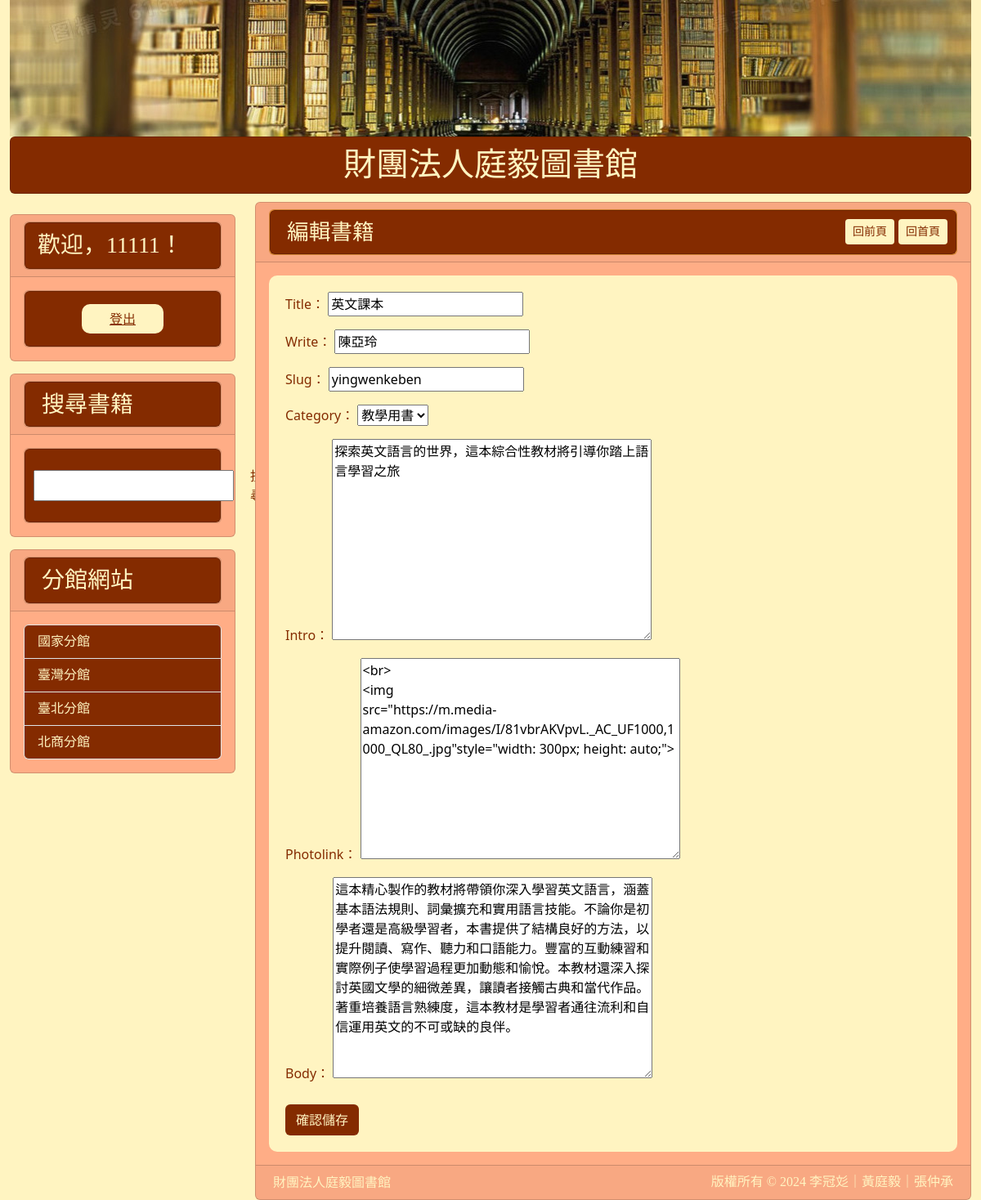
The page /edit_book/7/ (signed in) on the database its author committed.
### mysite/models.py (models this page shows, shortened)
class Post(models.Model):
    title = models.CharField(max_length=50)
    write = models.CharField(max_length=50, default="不詳")
    slug = models.CharField(max_length=200)
    bookstype=[("一般書籍","一般書籍"),("教學用書","教學用書")]
    category = models.CharField(max_length=20, choices=bookstype, default="一般書籍")
    intro = models.TextField(default="", blank=True)
    photolink = models.TextField(default="", blank=True)
    body = models.TextField()
    borrower = models.CharField(max_length=150, blank=True, null=True)
    isBorrow = models.BooleanField(_("外借中"), default=False)
    pub_date = models.DateTimeField(auto_now_add=True)
    reservations = models.ManyToManyField(User, related_name='reserved_books', blank=True)
    borrowing_records = models.ManyToManyField(BorrowingRecord, related_name='borrowed_books', blank=True)
    @property
    def formatted_is_borrow(self):
        if self.isBorrow:
            try:
                user = User.objects.get(username=self.borrower)
                return f'<span style="color: white; background-color: red; border: 1px solid white; padding: 3px; border-radius: 3px;">已出借給{user.username}</span>'
            except User.DoesNotExist:
                return f'<span style="color: white; background-color: red; border: 1px solid white; padding: 3px; border-radius: 3px;">已出借給 {self.borrower}</span>'
        elif self.is_reserved:
            reservations = self.reservations.all()
            if reservations and self.borrower != reservations[0].username:
                return '<span style="color: white; background-color: gold; border: 1px solid white; padding: 3px; border-radius: 3px;">尚有預約者</span>'
        else:
            return '<span style="color: white; background-color: green; border: 1px solid white; padding: 3px; border-radius: 3px;">可立即借閱</span>'
    formatted_is_borrow.fget.short_description = "外借狀態"
    class Meta:
        ordering = ("-pub_date",)

### mysite/views.py (the view)
# urls.py: path('edit_book/<int:book_id>/', edit_book, name='edit_book'),
@login_required
def edit_book(request, book_id):
    book = get_object_or_404(Post, id=book_id)
    if request.method == 'POST':
        form = EditBookForm(request.POST, instance=book)
        if form.is_valid():
            form.save()
            return HttpResponseRedirect(reverse('showpost', kwargs={'slug': book.slug}))
    else:
        form = EditBookForm(instance=book)
    return render(request, 'edit_book.html', {'form': form, 'book': book})

### mysite/forms.py
class EditBookForm(forms.ModelForm):
    class Meta:
        model = Post
        fields = ['title', 'write', 'slug', 'category', 'intro', 'photolink', 'body']

### templates/edit_book.html (shortened to what this page needs)
{% extends 'base.html' %}
{% block headmessage %}
    <div class="card" style="background-color:#FFA042;">
        <div class="card" style="background-color:#842B00;">
            <h3 style="font-family:微軟正黑體; font-size: 20pt; color:#FFF4C1; margin-left: 10px; margin-bottom: 0px; padding: 10px">編輯書籍
                <a class="btn btn-sm" style="background-color:#FFF4C1; color: #842B00; margin-top: 10px; float: right; margin-top: 0px; margin-right: 0px;" href='/'>回首頁</a>
                <a class="btn btn-sm" style="background-color:#FFF4C1; color: #842B00; margin-top: 10px; float: right; margin-top: 0px; margin-right: 5px;" href='{{ request.META.HTTP_REFERER }}'>回前頁</a>
            </h3>
        </div>
    </div>
{% endblock headmessage %}
{% block content %}
    <form action="" method="post" style="background-color: #FFF4C1; color: #842B00; padding: 20px; border-radius: 10px;">
          <table style="color: #842B00;">
            {{ form.as_p }}
          </table>
        <input type='submit' class="btn" style="background-color:#842B00; color: #FFF4C1; margin-top: 10px;" value='確認儲存'>
    </form>
{% endblock content %}

### templates/base.html (shortened to what this page needs)
<!DOCTYPE html>
<html>
    <head>
        <link href="https://cdn.jsdelivr.net/npm/bootstrap@5.3.2/dist/css/bootstrap.min.css" rel="stylesheet">
    </head>
    <body>
        <div class="container-fluid" style="background-color:#FFF4C1">
            {% include "header.html" %}
            <div class="row">
                <div class="col-sm-3 col-md-3">
                    <div class="card" style="background-color:#FFAD86; margin-bottom: 10px; margin-top: 15px">
                        <div class="card-header">
                            <div class="card" style="background-color:#FFAD86;">
                                <div class="card" style="background-color:#842B00;">
                                    <h3 style="font-family:微軟正黑體; color:#FFF4C1; margin-left: 10px; margin-bottom: -10px; margin-top: 5px; padding: 5px">
                                        <div id="user-info">
                                            {% if user.is_authenticated %}
                                                <p>歡迎，{{ user.username }}！</p>
                                            {% else %}
                                                <p>訪客，您好！</p>
                                            {% endif %}
                                        </div>
                                    </h3>
                                </div>
                            </div>
                        </div>
                        <div class="card-body">
                            <div class="card" style="background-color:#FFAD86;">
                                <div class="card" style="background-color:#842B00;">
                                    <div class="list-group">
                                        <div class="row">
                                            <div class="col text-center">
                                                {% if user.is_authenticated %}
                                                    <button type="submit" style="width: 100px; background-color: #FFF4C1; border: none; cursor: pointer; border-radius: 10px; margin-top: 15px; margin-bottom: 15px;">
                                                        <a style="width: 100%; display: block; color: #842B00; border-radius: 10px; padding: 5px;" href="{% url 'logout' %}"> 登出</a>
                                                    </button>
                                                {% endif %}
                                            </div>
                                        </div>
                                    </div>
                                </div>
                            </div>
                        </div>
                    </div>
                    <div class="card" style="background-color:#FFAD86; margin-bottom: 10px; margin-top: 15px">
                        <div class="card-header">
                            <div class="card" style="background-color:#FFAD86;">
                                <div class="card" style="background-color:#842B00;">
                                    <h3 style="font-family:微軟正黑體; color:#FFF4C1; margin-left: 10px; margin-bottom: 0px; padding: 10px">搜尋書籍</h3>
                                </div>
                            </div>
                        </div>
                        <div class="card-body">
                            <div class="card" style="background-color:#FFAD86;">
                                <div class="card" style="background-color:#842B00;">
                                    <div class="list-group">
                                        <form method="get" action="{% url 'search_books' %}" style="margin-top: 20px; display: flex; align-items: center; margin-top: 15px; margin-bottom: 15px; margin-left: 10px;">
                                            <input type="text" name="q" id="search" required style="margin-right: 10px;  padding: 5px;">
                                            <button type="submit" style="background-color: #FFF4C1; color: #842B00; padding: 5px 10px; border: none; cursor: pointer; border-radius: 10px;;">搜尋</button>
                                        </form>
                                    </div>
                                </div>
                            </div>
                        </div>
                    </div>
                    <div class="card" style="background-color:#FFAD86; margin-top: 15px">
                        <div class="card-header">
                            <div class="card" style="background-color:#FFAD86;">
                                <div class="card" style="background-color:#842B00;">
                                    <h3 style="font-family:微軟正黑體; color:#FFF4C1; margin-left: 10px; margin-bottom: 0px; padding: 10px">分館網站</h3>
                                </div>
                            </div>
                        </div>
                        <div class="card-body">
                            <div class="list-group">
                                <a style="font-family:微軟正黑體;color:#FFF4C1;background-color:#842B00" href="https://www.ncl.edu.tw" class="list-group-item">國家分館</a>
                                <a style="font-family:微軟正黑體;color:#FFF4C1;background-color:#842B00" href="https://www.ntl.edu.tw/mp.asp?mp=1" class="list-group-item">臺灣分館</a>
                                <a style="font-family:微軟正黑體;color:#FFF4C1;background-color:#842B00" href="https://tpml.gov.taipei" class="list-group-item">臺北分館</a>
                                <a style="font-family:微軟正黑體;color:#FFF4C1;background-color:#842B00" href="https://library.ntub.edu.tw/wSite/mp" class="list-group-item">北商分館</a>
                            </div>
                        </div>
                    </div>
                </div>
                <div class="col-sm-9 col-md-9">
                    <div class="card" style="background-color:#FFAD86">
                        <div class="card-header">
                            {% block headmessage %}
                            {% endblock %}
                        </div>
                        <div class="card-body">
                            {% block content %} {% endblock %}
                        </div>
                        <div class="card-footer">
                            {% include "footer.html" %}
                        </div>
                </div>
            </div>
        </div>
    </body>
</html>

### rows shown on the page
Post: title "英文課本", write "陳亞玲", slug "yingwenkeben", category "教學用書", intro "探索英文語言的世界，這本綜合性教材將引導你踏上語言學習之旅", photolink "<br> <img src=\"https://m.media-amazon.com/images/I/81vbrAKVpvL._AC_UF1000,1000_QL80_.jpg\"style=\"width: 300px; height: auto;\">", body "這本精心製作的教材將帶領你深入學習英文語言，涵蓋基本語法規則、詞彙擴充和實用語言技能。不論你是初學者還是高級學習者，本書提供了結構良好的方法，以提升閱讀、寫作、聽力和口語能力。豐富的互動練習和實際例子使學習過程更加動態和愉悅。本教材還深入探討英國文學的細微差異，讓讀者接觸古典和當代作品。著重培養語言熟練度，這本教材是學習者通往流利和自信運用英文的不可或缺的良伴。"

### other values the page prints
{{ user.username }} "11111"
